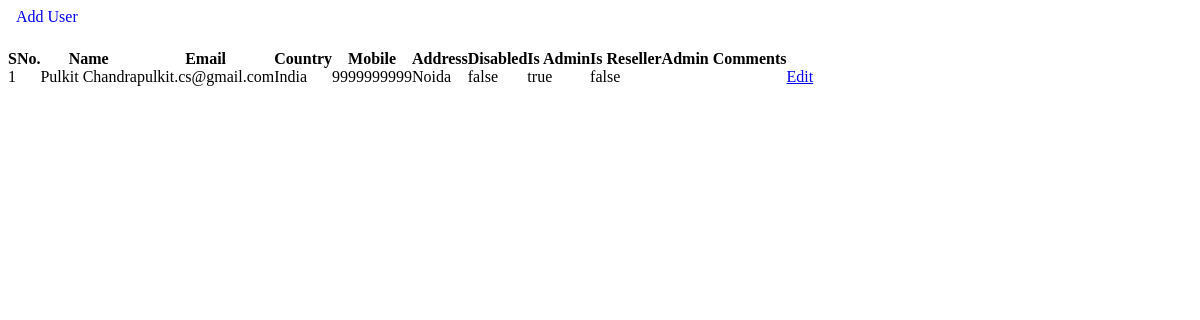
The app's page /manage-users.php with its own data.
### tables this page shows
CREATE TABLE IF NOT EXISTS `users` (
  `name` varchar(50) NOT NULL,
  `email` varchar(50) NOT NULL,
  `password` varchar(50) NOT NULL,
  `disabled` enum('1','0') NOT NULL DEFAULT '0',
  `isReset` enum('1','0') NOT NULL DEFAULT '0',
  `isAdmin` enum('1','0') NOT NULL DEFAULT '0',
  `isReseller` enum('1','0') NOT NULL DEFAULT '0',
  `country` varchar(50) NOT NULL,
  `mobile` varchar(50) NOT NULL,
  `address` varchar(255) NOT NULL,
  `admin_comments` varchar(50) NOT NULL DEFAULT '',
  `cart` longtext DEFAULT NULL CHECK (json_valid(`cart`)),
  PRIMARY KEY (`email`)
);

### classes/Database.php (called while the page is built, shortened)
<?php
  $parentDir = dirname(__DIR__);
  require_once(__DIR__."/Configuration.php");
  require_once($parentDir."/configs/app-config.php");
  class Database {
    private $conn;
    function __construct($appConfig) {
      $configurations = new Configuration($appConfig);
      $url = $configurations->getKey('url');
      $database = $configurations->getKey('database');
      $username = $configurations->getKey('username');
      $password = $configurations->getKey('password');
    }
    function init($url, $dbName, $username, $password) {
      try {
        $this->conn = new PDO("mysql:host=$url;dbname=$dbName", $username, $password);
        $this->conn->setAttribute(PDO::ATTR_ERRMODE, PDO::ERRMODE_EXCEPTION);
      }
      catch (PDOException $e) {
        echo "Connection failed: " . $e->getMessage();
      }
    }
    function executeSQL($sql) {
      try {
        $stmt = $this->conn->prepare($sql);
        $stmt->execute();
        $stmt->setFetchMode(PDO::FETCH_ASSOC);
        return $stmt->fetchAll();
      }
      catch(PDOException $e) {
        echo "Unable to execute query". $e->getMessage();
      }
    }
    function getAllUsers() {
      $sql = "select * from users";
      $result = $this->executeSQL($sql);
      return $result;
    }
  }
?>

### configs/app-config.php (called while the page is built)
<?php
 $URL = getenv('bmb_URL') ? getenv('bmb_URL') : "localhost";
 $DATABASE = getenv('bmb_DATABASE', true) ? getenv('bmb_DATABASE', true) : "bmb";
 $USERNAME = getenv('bmb_USERNAME', true) ? getenv('bmb_USERNAME', true) : "root";
 $PASSWORD = getenv('bmb_PASSWORD', true) ? getenv('bmb_PASSWORD', true) : "";
 $appConfig = array("url" => $URL, "database" => $DATABASE, "username" => $USERNAME, "password" => $PASSWORD);
?>

### classes/Configuration.php (called while the page is built, shortened)
<?php
  class Configuration {
    private $keys;
    function __construct($configs) {
      $this->keys = $configs;
    }
    public function getKey($keyName) {
      return $this->keys[$keyName] ? $this->keys[$keyName] : getenv($keyName);
    }
  }
?>

### manage-users.php (the view, shortened to what this page needs)
<?php
  require_once("./configs/app-config.php");
  require_once("./classes/Database.php");
  $db = new Database($appConfig);
  $read = "";
  $edit = "";
  $create = "";
  function getAllUsers($db) {
    $result = $db->getAllUsers();
    $count = sizeOf($result);
    $read = "";
    if($count === 0) return '<p>No Items Found </p>';
    else {
      $read = "
      <a class='button' href='./manage.php?type=users&mode=create'>Add User</a>
      <table class='table' border='0' cellspacing='0' cellpadding='0'>
        <thead>
          <tr>
            <th>SNo.</th>
            <th>Name</th>
            <th>Email</th>
            <th>Country</th>
            <th>Mobile</th>
            <th>Address</th>
            <th>Disabled</th>
            <th>Is Admin</th>
            <th>Is Reseller</th>
            <th>Admin Comments</th>
            <th></th>
          </tr>
        </thead>
        <tbody>";
      for($i = 0; $i < $count; $i++) {
        $name = $result[$i]['name'];
        $email = $result[$i]['email'];
        $country = $result[$i]['country'];
        $mobile = $result[$i]['mobile'];
        $address = $result[$i]['address'];
        $disabled = $result[$i]['disabled'];
        $isAdmin = $result[$i]['isAdmin'];
        $isReseller = $result[$i]['isReseller'];
        $admin_comments = $result[$i]['admin_comments'];
        $serialNo = $i + 1;
        $disabled_state = $disabled === '0' ? 'false' : 'true';
        $admin_state = $isAdmin === '0' ?  'false' : 'true';
        $reseller_state = $isReseller === '0' ?  'false' : 'true';
        $read.="
          <tr>
            <td>".$serialNo."</td>
            <td>".$name."</td>
            <td>".$email."</td>
            <td>".$country."</td>
            <td>".$mobile."</td>
            <td>".$address."</td>
            <td>".$disabled_state."</td>
            <td>".$admin_state."</td>
            <td>".$reseller_state."</td>
            <td>".$admin_comments."</td>
            <td><a class='edit-link' href='./manage.php?type=users&mode=edit&id=".$email."'><i class='fa fa-pencil' aria-hidden='true'></i> Edit</a></td>
          </tr>";
      };
      $read .= "</tbody></table>";
    }
    return $read;
  }
  if(isset($_GET['mode']) && isset($_GET['id']))
    $edit = editUser($db);
  else if (isset($_GET['mode']))
    if($_GET['mode']==='create')
      $create = newUser();
    else;
  else $read = getAllUsers($db);
?>
<div>
  <section>
    <?php
      if(isset($_GET['mode'])) {
        if($_GET['mode'] === 'edit')
          echo $edit;
        else if ($_GET['mode'] === 'create')
          echo $create;
        else
          echo $read;
      }
      else
        echo $read;
    ?>
  </section>
</div>

### manage-users.php (style rules this page uses)
.button { background-color: var(--background-cream); text-decoration: none; padding: .5rem; border-radius: 5px; border: solid thin var(--background-gray); }
.table { margin-top: 1.5rem; }

### records on screen
users: serialNo "1", name "Pulkit Chandra", email "pulkit.cs@gmail.com", country "India", mobile "9999999999", address "Noida", disabled "false", isAdmin "true", isReseller "false"
